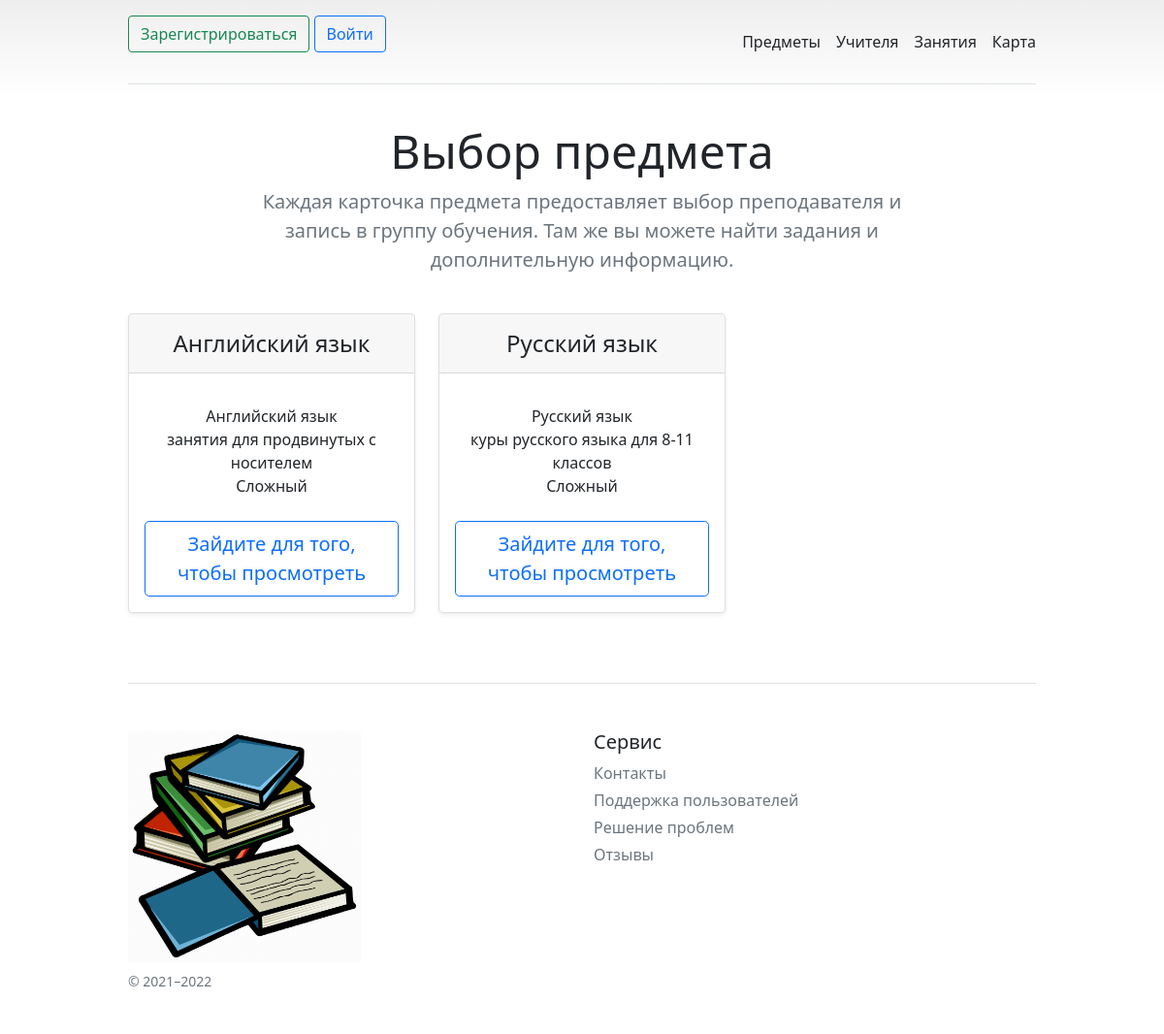
The page / on the database its author committed.
### data/subjects.py (models this page shows)
class Subject(SqlAlchemyBase):
    __tablename__ = 'subject'
    id = sqlalchemy.Column(sqlalchemy.Integer,
                           primary_key=True, autoincrement=True)
    name = sqlalchemy.Column(sqlalchemy.String, nullable=False)
    about = sqlalchemy.Column(sqlalchemy.String, nullable=True)
    is_hard = sqlalchemy.Column(sqlalchemy.Boolean, default=False)
    lesson = orm.relation('Lesson', back_populates='subject')

### main.py (the view)
@app.route("/")
def index():
    db_sess = db_session.create_session()
    subjects = db_sess.query(Subject)
    return render_template("index2.html", subject=subjects)

### data/db_session.py (called while the page is built)
def create_session() -> Session:
    global __factory
    return __factory()

### templates/index2.html (shortened to what this page needs)
<!doctype html>
<html lang="en">
<head>
    <link href="https://cdn.jsdelivr.net/npm/bootstrap@5.1.3/dist/css/bootstrap.min.css" rel="stylesheet"
>
    <link href="pricing.css" rel="stylesheet">
</head>
<body>
<div class="container py-3">
    <header>
        <div class="d-flex flex-column flex-md-row align-items-center pb-3 mb-4 border-bottom">
            {% if current_user.is_authenticated %}
            <a href="/logout" class="d-flex align-items-center text-dark text-decoration-none">
            <a href="/profile" class="d-flex align-items-center text-dark text-decoration-none">
                <svg xmlns="http://www.w3.org/2000/svg" width="40" height="32" class="me-2" viewBox="0 0 118 94"
                     role="img"><title>Bootstrap</title>
                    <path fill-rule="evenodd" clip-rule="evenodd"
                          d="M24.509 0c-6.733 0-11.715 5.893-11.492 12.284.214 6.14-.064 14.092-2.066 20.577C8.943 39.365 5.547 43.485 0 44.014v5.972c5.547.529 8.943 4.649 10.951 11.153 2.002 6.485 2.28 14.437 2.066 20.577C12.794 88.106 17.776 94 24.51 94H93.5c6.733 0 11.714-5.893 11.491-12.284-.214-6.14.064-14.092 2.066-20.577 2.009-6.504 5.396-10.624 10.943-11.153v-5.972c-5.547-.529-8.934-4.649-10.943-11.153-2.002-6.484-2.28-14.437-2.066-20.577C105.214 5.894 100.233 0 93.5 0H24.508zM80 57.863C80 66.663 73.436 72 62.543 72H44a2 2 0 01-2-2V24a2 2 0 012-2h18.437c9.083 0 15.044 4.92 15.044 12.474 0 5.302-4.01 10.049-9.119 10.88v.277C75.317 46.394 80 51.21 80 57.863zM60.521 28.34H49.948v14.934h8.905c6.884 0 10.68-2.772 10.68-7.727 0-4.643-3.264-7.207-9.012-7.207zM49.948 49.2v16.458H60.91c7.167 0 10.964-2.876 10.964-8.281 0-5.406-3.903-8.178-11.425-8.178H49.948z"
                          fill="currentColor"></path>
                </svg>
                <span class="fs-4">{{ current_user.name }}</span>
            </a>
            {% else %}
            <p>
                <a class="btn btn-outline-success" href="/register">Зарегистрироваться</a>
                <a class="btn btn-outline-primary" href="/login">Войти</a>
            </p>
            {% endif %}
            <nav class="d-inline-flex mt-2 mt-md-0 ms-md-auto">
                {% if current_user.is_authenticated %}
                <a class="me-3 py-2 text-dark text-decoration-none" href="subjects">Предметы</a>
                <a class="me-3 py-2 text-dark text-decoration-none" href="teachers">Учителя</a>
                <a class="me-3 py-2 text-dark text-decoration-none" href="#">Занятия</a>
                <a class="me-3 py-2 text-dark text-decoration-none" href="maps">Карта</a>
                <a href="/logout">
                    <button class="btn btn-outline-danger" type="submit">Выход из аккаунта</button>
                </a>
                {% else %}
                <a class="me-3 py-2 text-dark text-decoration-none" href="subjects">Предметы</a>
                <a class="me-3 py-2 text-dark text-decoration-none" href="teachers">Учителя</a>
                <a class="me-3 py-2 text-dark text-decoration-none" href="#">Занятия</a>
                <a class="py-2 text-dark text-decoration-none" href="maps">Карта</a>
                {% endif %}
            </nav>
        </div>
        <div class="pricing-header p-3 pb-md-4 mx-auto text-center">
            <h1 class="display-5 fw-normal">Выбор предмета</h1>
            <p class="fs-5 text-muted">Каждая карточка предмета предоставляет выбор преподавателя и запись в группу
                обучения. Там же вы можете найти задания и дополнительную информацию.</p>
        </div>
    </header>
    <main>
        <div class="row row-cols-1 row-cols-md-3 mb-3 text-center">
            {% for item in subject%}
            <div class="col">
                <div class="card mb-4 rounded-3 shadow-sm">
                    <div class="card-header py-3">
                        <h4 class="my-0 fw-normal">{{item.name}}</h4>
                    </div>
                    <div class="card-body">
                        <ul class="list-unstyled mt-3 mb-4">
                            <li>{{item["name"]}}</li>
                            <li>{{item["about"]}}</li>
                            {% if item["is_hard"] %}
                            <li>Сложный</li>
                            {% else %}
                            <li>Легкий</li>
                            {% endif %}
                        </ul>
                        {% if current_user.is_authenticated %}
                        <a href="lesson/{{item.id}}">
                            <button type="button" class="w-100 btn btn-lg btn-outline-primary">
                                Выбрать
                            </button>
                        </a>
                        {% else %}
                        <a href="/register">
                            <button type="button" class="w-100 btn btn-lg btn-outline-primary">
                                Зайдите для того, чтобы просмотреть
                            </button>
                        </a>
                        {% endif %}
                    </div>
                </div>
            </div>
            {%endfor%}
        </div>
    </main>
    <footer class="pt-4 my-md-5 pt-md-5 border-top">
        <div class="row">
            <div class="col-12 col-md">
                <img class="mb-2" src="/static/img/imp.png" alt="" width="240" height="240">
                <small class="d-block mb-3 text-muted">&copy; 2021–2022</small>
            </div>
            <div class="col-6 col-md">
                <h5>Сервис</h5>
                <ul class="list-unstyled text-small">
                    <li class="mb-1"><a class="link-secondary text-decoration-none" href="about_us">Контакты</a></li>
                    <li class="mb-1"><a class="link-secondary text-decoration-none" href="usersupport">Поддержка пользователей</a>
                    </li>
                    <li class="mb-1"><a class="link-secondary text-decoration-none" href="problems">Решение проблем</a></li>
                    <li class="mb-1"><a class="link-secondary text-decoration-none" href="feedback">Отзывы</a></li>
                </ul>
            </div>
        </div>
    </footer>
</div>
</body>
</html>

### templates/pricing.css (style rules this page uses)
body { background-image: linear-gradient(180deg, #eee, #fff 100px, #fff); }
.container { max-width: 960px; }
.pricing-header { max-width: 700px; }

### rows shown on the page
Subject: name "Английский язык", about "занятия для продвинутых с носителем", is_hard "Сложный"
Subject: name "Русский язык", about "куры русского языка для 8-11 классов", is_hard "Сложный"
